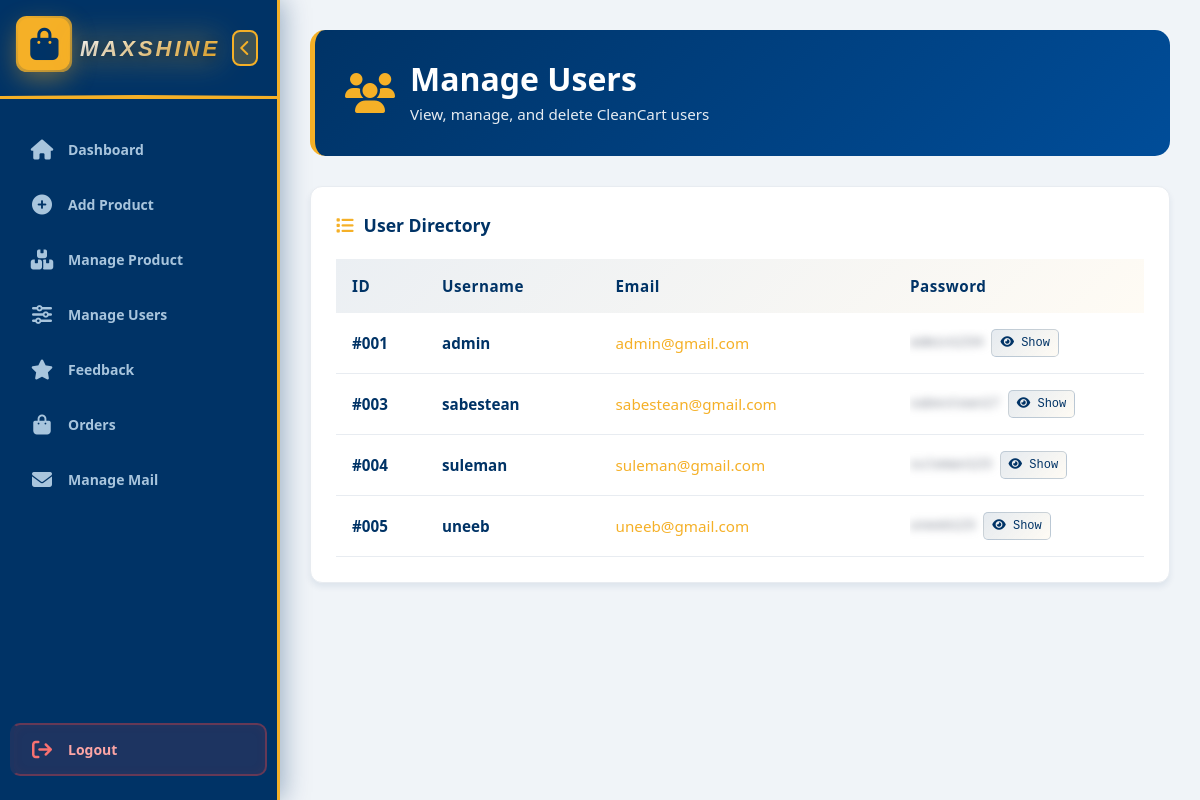
/admin/manageuser.php, run on the app's committed database.
### tables this page shows
CREATE TABLE `users` (
  `id` int(11) NOT NULL,
  `username` varchar(50) DEFAULT NULL,
  `email` varchar(100) DEFAULT NULL,
  `password` varchar(255) DEFAULT NULL,
  `role` enum('admin','user') DEFAULT 'user'
);

### admin/manageuser.php (the view, shortened to what this page needs)
<?php
require_once '../conn.php';
$stmt = $conn->prepare("SELECT id, username, email, password FROM users ORDER BY id ASC");
$stmt->execute();
$result = $stmt->get_result();
$users = $result->fetch_all(MYSQLI_ASSOC);
?>
<!DOCTYPE html>
<html lang="en">
<head>
    <link href="https://cdnjs.cloudflare.com/ajax/libs/font-awesome/6.4.0/css/all.min.css" rel="stylesheet">
</head>
<body>
    <?php include 'sidebar.php'; ?>
     <div class="main-content" id="mainContent">
        <div class="page-header">
            <i class="fas fa-users"></i>
            <div style="text-align: left;">
                <h1>Manage Users</h1>
                <p>View, manage, and delete CleanCart users</p>
            </div>
        </div>
        <div class="users-container">
            <div class="table-header">
                <i class="fas fa-list"></i>
                User Directory
            </div>
            <table id="usersTable" aria-live="polite">
                <thead>
                    <tr>
                        <th style="width: 90px">ID</th>
                        <th>Username</th>
                        <th>Email</th>
                        <th style="width: 250px">Password</th>
                    </tr>
                </thead>
                <tbody id="tableBody">
                    <?php if (count($users) === 0): ?>
                        <tr id="noUsersRow">
                            <td colspan="5" style="padding:40px;text-align:center;color:#6b7280;">No users found</td>
                        </tr>
                    <?php else: ?>
                        <?php foreach ($users as $row): ?>
                            <tr data-user-id="<?php echo (int)$row['id']; ?>">
                                <td class="user-id">#<?php echo str_pad((int)$row['id'], 3, '0', STR_PAD_LEFT); ?></td>
                                <td class="username"><?php echo htmlspecialchars($row['username'], ENT_QUOTES, 'UTF-8'); ?></td>
                                <td class="email"><?php echo htmlspecialchars($row['email'], ENT_QUOTES, 'UTF-8'); ?></td>
                                <td>
                                    <div class="password-cell">
                                        <span class="password-text" id="password-<?php echo (int)$row['id']; ?>">
                                            <?php echo htmlspecialchars($row['password'], ENT_QUOTES, 'UTF-8'); ?>
                                        </span>
                                        <button
                                            class="btn-toggle-password"
                                            onclick="togglePassword(<?php echo (int)$row['id']; ?>)"
                                            id="btn-<?php echo (int)$row['id']; ?>">
                                            <i class="fas fa-eye"></i> Show
                                        </button>
                                    </div>
                                </td>
                            </tr>
                        <?php endforeach; ?>
                    <?php endif; ?>
                </tbody>
            </table>
        </div>
    </div>
</body>
</html>

### admin/manageuser.php (style rules this page uses)
* { margin: 0; padding: 0; box-sizing: border-box; }
body { font-family: 'Segoe UI', Tahoma, Geneva, Verdana, sans-serif; background-color: #f5f7fa; }
.main-content { margin-left: 280px; padding: 30px; transition: margin-left 0.5s cubic-bezier(0.25, 0.46, 0.45, 0.94); min-height: 100vh; }
.page-header { background: linear-gradient(135deg, #003366 0%, #004d99 100%); border-radius: 15px; padding: 30px; margin-bottom: 30px; color: white; border-left: 5px solid #F5B027; display: flex; align-items: center; gap: 15px; }
.page-header i { font-size: 2.5rem; color: #F5B027; }
.page-header h1 { font-size: 2rem; font-weight: 700; margin: 0; }
.page-header p { font-size: 0.95rem; opacity: 0.9; margin: 5px 0 0 0; }
.users-container { background: white; border-radius: 12px; padding: 25px; box-shadow: 0 4px 6px rgba(0, 51, 102, 0.08); border: 1px solid #e8ecf1; overflow-x: auto; max-height: 70vh; overflow-y: auto; }
.users-container { scrollbar-color: #003366 rgba(0, 51, 102, 0.05); scrollbar-width: thin; }
.table-header { font-size: 1.1rem; color: #003366; font-weight: 700; margin-bottom: 20px; display: flex; align-items: center; gap: 10px; }
.table-header i { color: #F5B027; }
table { width: 100%; border-collapse: collapse; }
thead { background: linear-gradient(135deg, rgba(0, 51, 102, 0.08) 0%, rgba(245, 176, 39, 0.05) 100%); border-top: 2px solid #e8ecf1; border-bottom: 2px solid #F5B027; }
thead th { padding: 16px; text-align: left; color: #003366; font-weight: 700; font-size: 0.95rem; letter-spacing: 0.5px; }
tbody tr { border-bottom: 1px solid #e8ecf1; transition: all 0.3s cubic-bezier(0.25, 0.46, 0.45, 0.94); }
tbody td { padding: 16px; color: #4a5568; font-size: 0.95rem; }
.user-id { font-weight: 700; color: #003366; }
.username { font-weight: 600; color: #003366; }
.email { color: #F5B027; font-weight: 500; }
.password-cell { font-family: 'Courier New', monospace; font-size: 0.85rem; color: #6b7280; max-width: 200px; overflow: hidden; text-overflow: ellipsis; white-space: nowrap; position: relative; display: flex; align-items: center; gap: 8px; }
.password-text { filter: blur(4px); transition: filter 0.3s ease; user-select: none; }
.btn-toggle-password { background: linear-gradient(135deg, rgba(0, 51, 102, 0.1) 0%, rgba(245, 176, 39, 0.05) 100%); border: 1px solid rgba(0, 51, 102, 0.2); color: #003366; padding: 4px 8px; border-radius: 5px; cursor: pointer; font-size: 0.75rem; transition: all 0.3s ease; white-space: nowrap; }

### admin/sidebar.php (style rules this page uses)
:root { --primary-color: #003366; --accent-color: #F5B027; --text-light: #ffffff; --sidebar-bg: #003366; --sidebar-dark: #001a33; --hover-bg: #004d99; --text-muted: #a8c5dd; }
* { margin: 0; padding: 0; box-sizing: border-box; }
body { font-family: 'Segoe UI', Tahoma, Geneva, Verdana, sans-serif; overflow-x: hidden; background: #f0f4f8; }
.main-content { margin-left: 280px; padding: 30px; transition: margin-left 0.5s cubic-bezier(0.25, 0.46, 0.45, 0.94); min-height: 100vh; }

### data on the page
users: id "001", username "admin", email "admin@gmail.com", password "admin1234"
users: id "003", username "sabestean", email "sabestean@gmail.com", password "sabestean17"
users: id "004", username "suleman", email "suleman@gmail.com", password "suleman123"
users: id "005", username "uneeb", email "uneeb@gmail.com", password "uneeb123"
